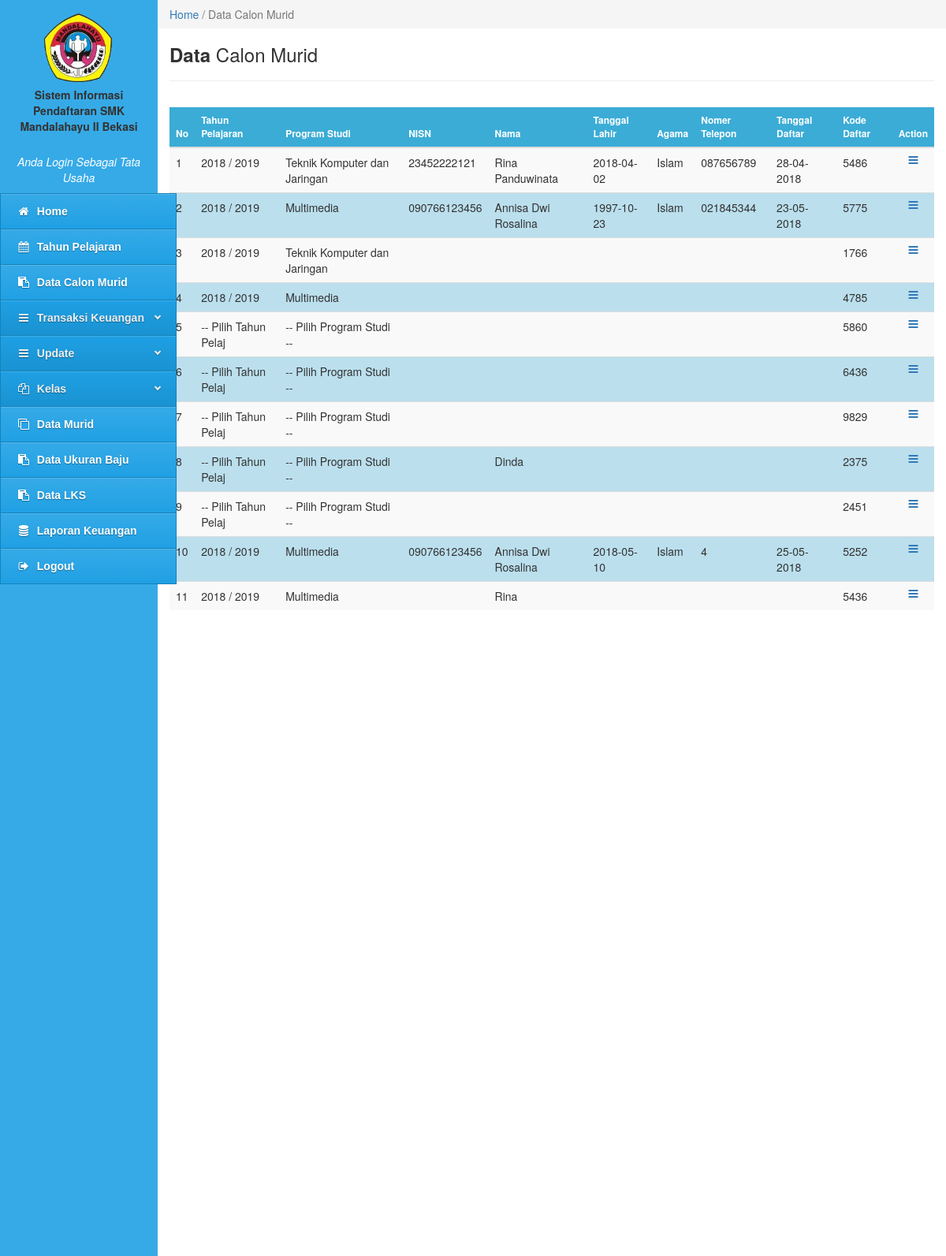
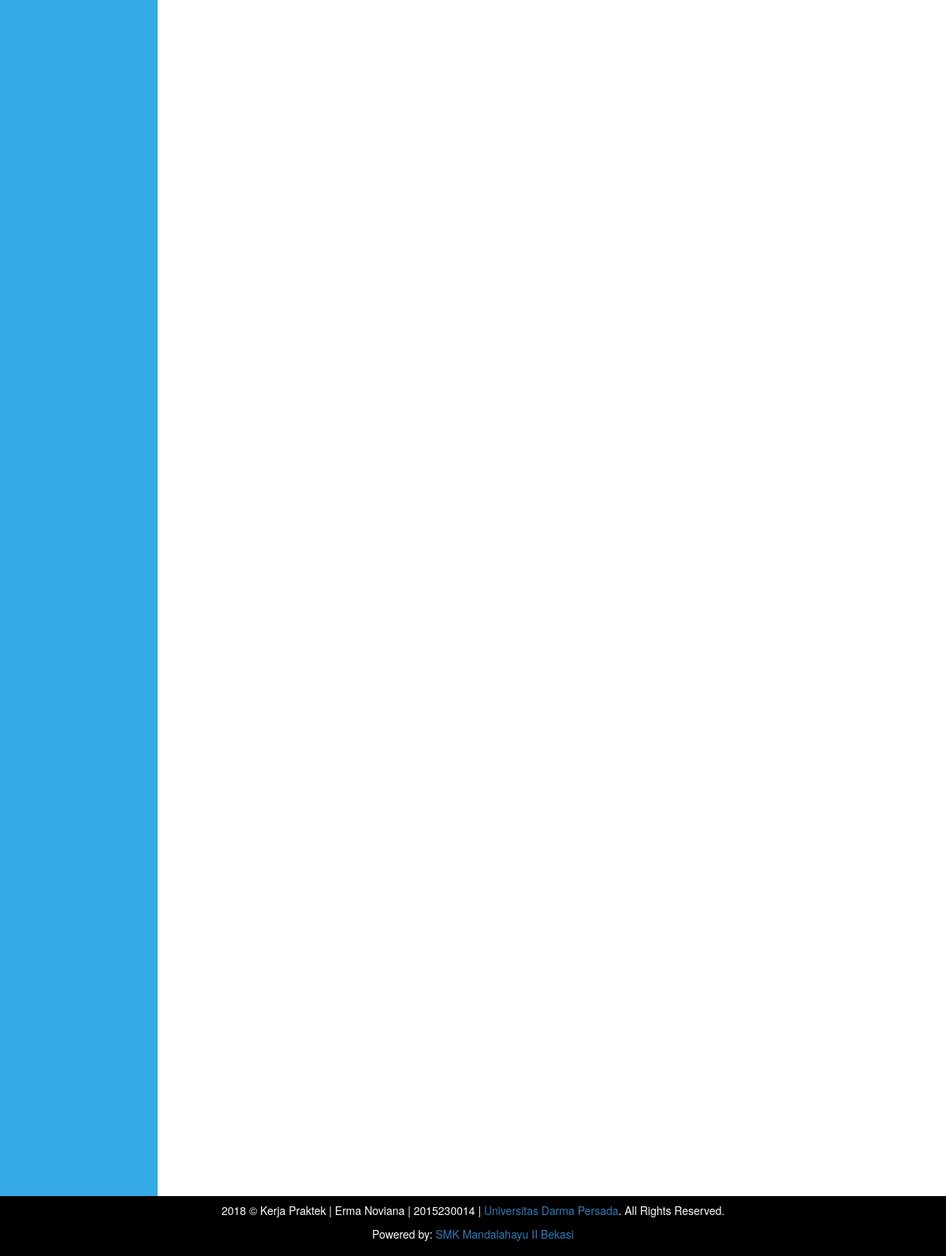
Screenshot of /tata-usaha/tu.php?content=data-calon-murid (signed in) with the database file from the repository (2 pictures, top to bottom).
### tables this page shows
CREATE TABLE `tbl_data_calon_murid` (
  `id_calon_murid` int(10) NOT NULL,
  `tahun_pelajaran` varchar(20) NOT NULL,
  `prodi` varchar(50) NOT NULL,
  `nisn` varchar(30) NOT NULL,
  `nama` varchar(100) NOT NULL,
  `nama_panggilan` varchar(50) NOT NULL,
  `jenis_kelamin` varchar(10) NOT NULL,
  `tempat_lahir` varchar(20) NOT NULL,
  `tgl_lahir` varchar(20) NOT NULL,
  `agama` varchar(20) NOT NULL,
  `kewarganegaraan` varchar(50) NOT NULL,
  `anak_ke` varchar(20) NOT NULL,
  `status_perwalian` varchar(50) NOT NULL,
  `perwalian_oleh` varchar(20) NOT NULL,
  `jml_saudara_kandung` int(10) NOT NULL,
  `jml_saudara_tiri` int(10) NOT NULL,
  `jml_saudara_angkat` int(10) NOT NULL,
  `status_keluarga` varchar(20) NOT NULL,
  `bahasa` varchar(30) NOT NULL,
  `alamat` varchar(100) NOT NULL,
  `telepon_rumah` varchar(20) NOT NULL,
  `status_tinggal` varchar(20) NOT NULL,
  `jarak` varchar(20) NOT NULL,
  `transportasi` varchar(30) NOT NULL,
  `asal_sekolah` varchar(100) NOT NULL,
  `nomor_ijazah` varchar(20) NOT NULL,
  `tgl_ijazah` varchar(20) NOT NULL,
  `lama_belajar` varchar(20) NOT NULL,
  `jml_un` varchar(10) NOT NULL,
  `berat_badan` varchar(10) NOT NULL,
  `tinggi_badan` varchar(10) NOT NULL,
  `goldar` varchar(10) NOT NULL,
  `penyakit` varchar(100) NOT NULL,
  `kelainan` varchar(100) NOT NULL,
  `nama_ayah` varchar(50) NOT NULL,
  `tempat_lahir_ayah` varchar(50) NOT NULL,
  `tgl_lahir_ayah` varchar(50) NOT NULL,
  `pekerjaan_ayah` varchar(50) NOT NULL,
  `penghasilan_ayah` varchar(50) NOT NULL,
  `pendidikan_ayah` varchar(20) NOT NULL,
  `kewarganegaraan_ayah` varchar(50) NOT NULL,
  `nama_ibu` varchar(50) NOT NULL,
  `tempat_lahir_ibu` varchar(50) NOT NULL,
  `tgl_lahir_ibu` varchar(20) NOT NULL,
  `pekerjaan_ibu` varchar(50) NOT NULL,
  `penghasilan_ibu` varchar(50) NOT NULL,
  `pendidikan_ibu` varchar(20) NOT NULL,
  `kewarganegaraan_ibu` varchar(50) NOT NULL,
  `alamat_orangtua` varchar(100) NOT NULL,
  `nomor_hp` varchar(20) NOT NULL,
  `pengeluaran` varchar(50) NOT NULL,
  `jml_keluarga_kerja` int(10) NOT NULL,
  `jml_keluarga_menikah` int(10) NOT NULL,
  `nama_wali` varchar(50) NOT NULL,
  `tempat_lahir_wali` varchar(50) NOT NULL,
  `tgl_lahir_wali` varchar(20) NOT NULL,
  `pekerjaan_wali` varchar(50) NOT NULL,
  `penghasilan_wali` varchar(50) NOT NULL,
  `pendidikan_wali` varchar(20) NOT NULL,
  `kewarganegaraan_wali` varchar(50) NOT NULL,
  `alamat_wali` varchar(100) NOT NULL,
  `nomor_hp_wali` varchar(20) NOT NULL,
  `pengeluaran_wali` varchar(50) NOT NULL,
  `jml_wali_kerja` int(20) NOT NULL,
  `jml_wali_menikah` int(20) NOT NULL,
  `kesenian` varchar(100) NOT NULL,
  `olahraga` varchar(100) NOT NULL,
  `organisasi` varchar(100) NOT NULL,
  `hasta_karya` varchar(100) NOT NULL,
  `bakat_lulus` varchar(100) NOT NULL,
  `cita_cita` varchar(100) NOT NULL,
  `tgl_daftar` varchar(20) NOT NULL,
  `syarat_nisn` varchar(100) NOT NULL,
  `syarat_ijazah` varchar(100) NOT NULL,
  `syarat_kk` varchar(100) NOT NULL,
  `syarat_akte` varchar(100) NOT NULL,
  `syarat_foto` varchar(100) NOT NULL,
  `kode_daftar` int(10) NOT NULL,
  `status` int(2) NOT NULL
);

### tata-usaha/data-calon-murid.php (the view, shortened to what this page needs)
<div class="col-md-10" style="padding:0px">
  <ol class="breadcrumb" style="margin:0;border-radius:0;">
    <li class="active"><a href="tu.php?content=home-tata-usaha">Home</a> / Data Calon Murid</li>
      </ol>
  </div>
<div class="col-md-10" style="min-height:100px">
  <h3><b>Data</b> Calon Murid</h3>
  <hr>
</div>
<div class="col-md-10" style="min-height:100px">
  <form class="form-horizontal" method="POST">
      <table class="table table-striped">
        <thead>
          <tr>
            <th>No</th>
            <th>Tahun Pelajaran</th>
            <th>Program Studi</th>
            <th>NISN</th>
            <th>Nama</th>
            <th>Tanggal Lahir</th>
            <th>Agama</th>
            <th>Nomer Telepon</th>
            <th>Tanggal Daftar</th>
            <th>Kode Daftar</th>
            <th><center>Action</center></th>
          </tr>
        </thead>
        <tbody>
          <?php
            include '../config/koneksi.php';
            $query = mysqli_query($konek, "SELECT * FROM tbl_data_calon_murid WHERE status='0'")or die(mysqli_error());
                    if(mysqli_num_rows($query) == 0){
                      echo '<tr><td colspan="12" align="center">Tidak ada data!</td></tr>';
                    }
                      else
                    {
                      $no = 1;
                      while($data = mysqli_fetch_array($query)){
                        echo '<tr>';
                        echo '<td>'.$no.'</td>';
                        echo '<td>'.$data['tahun_pelajaran'].'</td>';
                        echo '<td>'.$data['prodi'].'</td>';
                        echo '<td>'.$data['nisn'].'</td>';
                        echo '<td>'.$data['nama'].'</td>';
                        echo '<td>'.$data['tgl_lahir'].'</td>';
                        echo '<td>'.$data['agama'].'</td>';
                        echo '<td>'.$data['telepon_rumah'].'</td>';
                        echo '<td>'.$data['tgl_daftar'].'</td>';
                        echo '<td>'.$data['kode_daftar'].'</td>';
                        echo '<td  width="20"><center><a data-toggle="tooltip" data-placement="left" title="Lihat Data Lengkap" href=tu.php?content=edit-calon-murid&&id_calon_murid='.$data['id_calon_murid'].'><i class="fa fa-bars fa-fw"></i></a></center></td>';
                        echo '</tr>';
                        $no++;
                      }
                    }
                ?>
        </tbody>
      </table>
    </form>
</div>

### tata-usaha/data-calon-murid.php (style rules this page uses)
table { border-collapse: collapse; width: 100%; }
th, td { text-align: left; padding: 8px; }
tr:nth-child(even) { background-color: #bbdfed; }
th { background-color: #3bacd6; color: white; font-size: 12px; }
td { font-size: 14px; }

### rows the page displays
tbl_data_calon_murid: tahun_pelajaran "2018 / 2019", prodi "Teknik Komputer dan Jaringan", nisn "23452222121", nama "Rina Panduwinata", tgl_lahir "2018-04-02", agama "Islam", telepon_rumah "087656789", tgl_daftar "28-04-2018", kode_daftar "5486"
tbl_data_calon_murid: tahun_pelajaran "2018 / 2019", prodi "Multimedia", nisn "090766123456", nama "Annisa Dwi Rosalina", tgl_lahir "1997-10-23", agama "Islam", telepon_rumah "021845344", tgl_daftar "23-05-2018", kode_daftar "5775"
tbl_data_calon_murid: tahun_pelajaran "2018 / 2019", prodi "Teknik Komputer dan Jaringan", kode_daftar "1766"
tbl_data_calon_murid: tahun_pelajaran "2018 / 2019", prodi "Multimedia", kode_daftar "4785"
tbl_data_calon_murid: tahun_pelajaran "-- Pilih Tahun Pelaj", prodi "-- Pilih Program Studi --", kode_daftar "5860"
tbl_data_calon_murid: tahun_pelajaran "-- Pilih Tahun Pelaj", prodi "-- Pilih Program Studi --", kode_daftar "6436"
tbl_data_calon_murid: tahun_pelajaran "-- Pilih Tahun Pelaj", prodi "-- Pilih Program Studi --", kode_daftar "9829"
tbl_data_calon_murid: tahun_pelajaran "-- Pilih Tahun Pelaj", prodi "-- Pilih Program Studi --", nama "Dinda", kode_daftar "2375"
tbl_data_calon_murid: tahun_pelajaran "-- Pilih Tahun Pelaj", prodi "-- Pilih Program Studi --", kode_daftar "2451"
tbl_data_calon_murid: tahun_pelajaran "2018 / 2019", prodi "Multimedia", nisn "090766123456", nama "Annisa Dwi Rosalina", tgl_lahir "2018-05-10", agama "Islam", telepon_rumah "4", tgl_daftar "25-05-2018", kode_daftar "5252"
tbl_data_calon_murid: tahun_pelajaran "2018 / 2019", prodi "Multimedia", nama "Rina", kode_daftar "5436"
